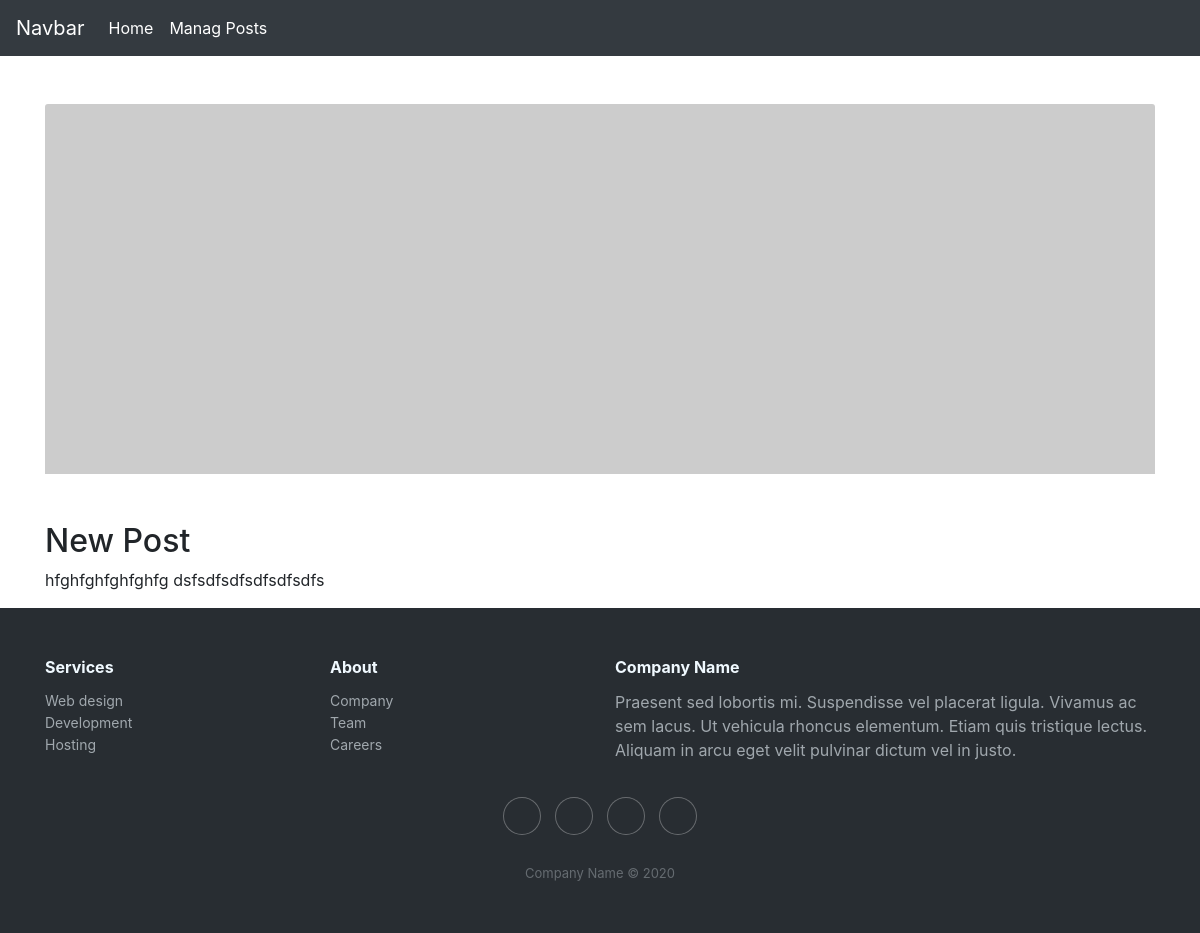
The app's page /new-post/, older data.
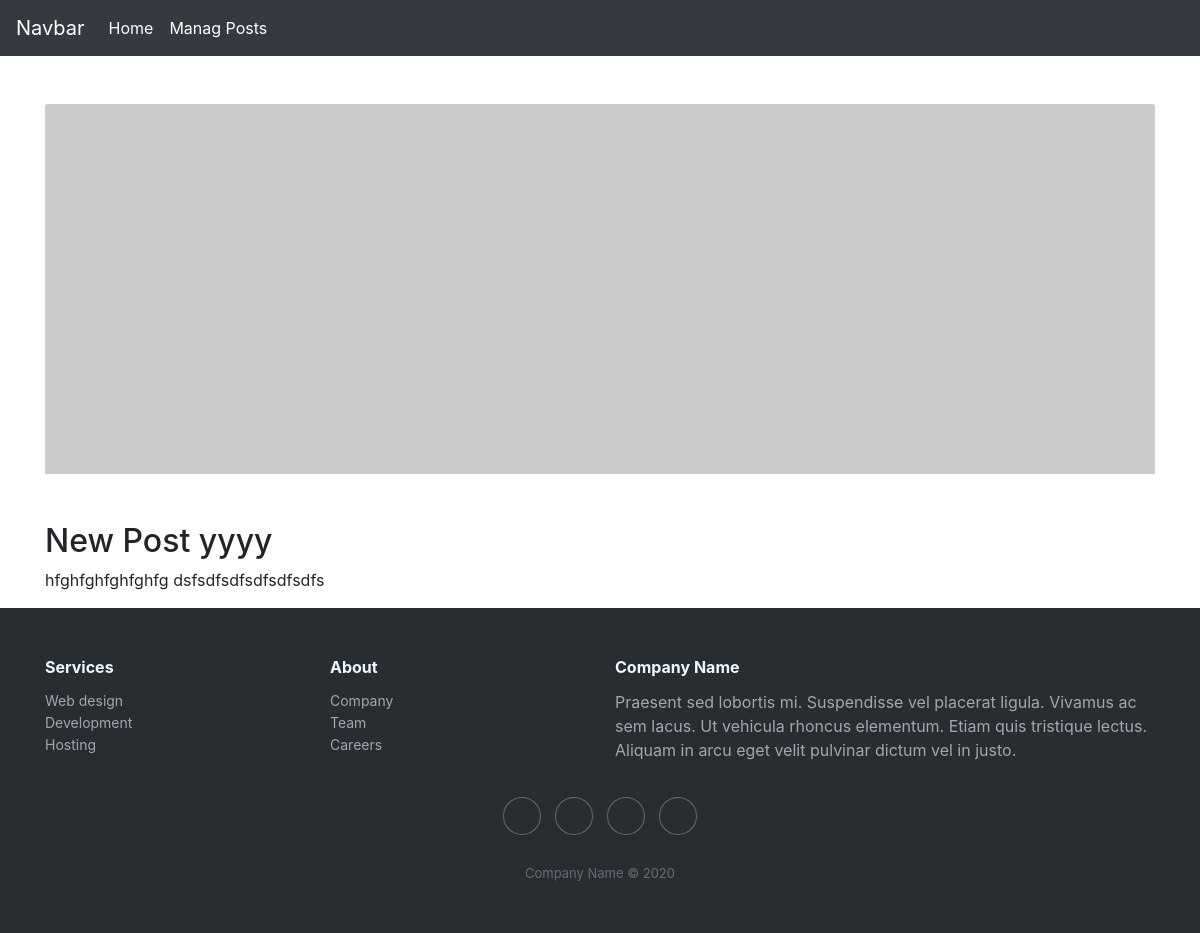
The same page, newer data.
### core/models.py (models this page shows, shortened)
class Core(models.Model):
    title = models.CharField(max_length=200)
    excerpt = models.TextField(null=True)
    author = models.ForeignKey(User, on_delete=models.CASCADE, related_name='core')
    slug = models.SlugField(max_length=200, unique=True)
    updated = models.DateTimeField(auto_now_add=True)
    published = models.DateTimeField(default=timezone.now)
    class Meta:
        ordering = ['-published']

### core/views.py (the view)
# urls.py: path('<slug:slug>/', views.SingleView.as_view(), name='single'),
class SingleView(DetailView):
    model= Core
    template_name = "core/single.html"
    context_object_name = 'post'

### core/templates/core/single.html
{% extends 'core/base.html' %}
{% block content %}
<div class="container">
    <div class="row">
        <div class="col-12 pt-5">
            <img src="https://via.placeholder.com/300x100" alt="card image cap" class="card-img-top">
            <h2 class="pt-5">{{ post.title }}</h2>
            <p>{{ post.excerpt }}</p>
        </div>
    </div>
</div>
{% endblock content %}

Row changes from the older to the newer data that the page shows:
changed Core "hfghfghfghfghfg dsfsdfsdfsdfsdfsdfs": title "New Post" → "New Post yyyy"
